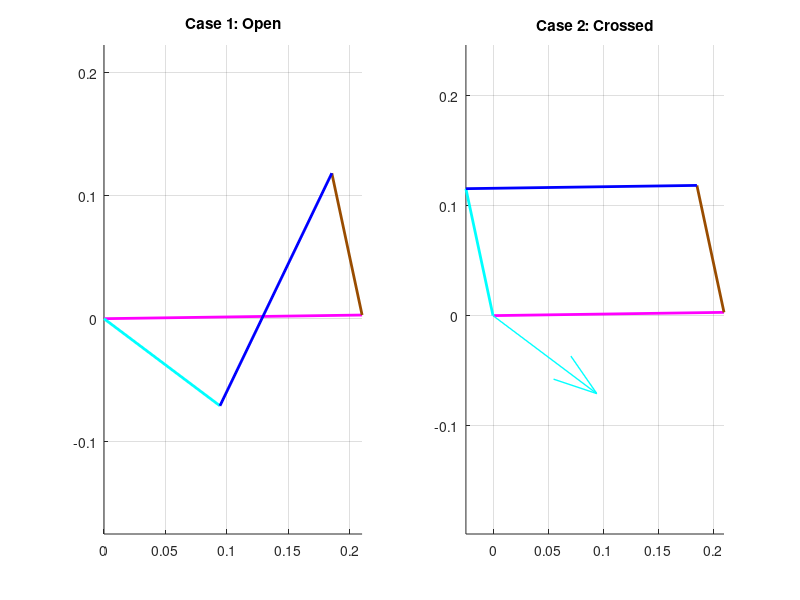

Write MATLAB code to recreate this figure.
clear all
close all
clc

% ==========================================
% 1. PARAMETERS & INPUT
% ==========================================
L1 = 0.210; % Ground (Pink) - d
L2 = 0.118; % Crank (Cyan) - a (Output in this calc)
L3 = 0.210; % Coupler (Blue) - b
L4 = 0.118; % Rocker (Brown) - c (Input in this calc)

% Assign names for calculation
d = L1;
a = L2; 
b = L3; 
c = L4; 

% Input Parameters
theta4_deg_global = 102.05; 
offset_deg = 0.81;

% Convert to radians
offset = deg2rad(offset_deg);
% Global Input Angle relative to Ground
theta4_local = deg2rad(theta4_deg_global) - offset; 

% ==========================================
% 2. POSITION ANALYSIS (Inverted Mechanism)
% ==========================================
% Concept: ย้ายจุดอ้างอิงไปที่ O4 (Link 4 เป็น Input)
% ต้องหมุนแกน Input ไป 180 องศา (pi) เพื่อให้ตรงกับ Frame การคำนวณมาตรฐาน
q_in_calc = theta4_local - pi; 

% Set parameters for calculation (Input=c, Output=a)
d_calc = d;
a_calc = c; % Link 4 acts as driver
b_calc = b;
c_calc = a; % Link 2 acts as follower

% Freudenstein K-Constants
K1 = d_calc/a_calc;
K2 = d_calc/c_calc;
K3 = (a_calc^2 - b_calc^2 + c_calc^2 + d_calc^2)/(2*a_calc*c_calc);
K4 = d_calc/b_calc;
K5 = (c_calc^2 - d_calc^2 - a_calc^2 - b_calc^2)/(2*a_calc*b_calc);

% Coefficients (A, B, C, D, E, F)
A = cos(q_in_calc) - K1 - K2*cos(q_in_calc) + K3;
B = -2*sin(q_in_calc);
C = K1 - (K2+1)*cos(q_in_calc) + K3;

D_val = cos(q_in_calc) - K1 + K4*cos(q_in_calc) + K5;
E_val = -2*sin(q_in_calc);
F_val = K1 + (K4-1)*cos(q_in_calc) + K5;

% --- SOLVE QUADRATIC (Follow Example Logic) ---
det_AC = sqrt(B^2 - 4*A*C);
det_DF = sqrt(E_val^2 - 4*D_val*F_val);

% --- CASE 1: OPEN (Matches Example's (-B - sqrt)) ---
% Output Angle (Link 2)
q_out_1_calc = 2*atan2((-B - det_AC), (2*A)); 
% Coupler Angle (Link 3)
q3_1_calc    = 2*atan2((-E_val - det_DF), (2*D_val));

% --- CASE 2: CROSSED (Matches Example's (-B + sqrt)) ---
% Output Angle (Link 2)
q_out_2_calc = 2*atan2((-B + det_AC), (2*A));
% Coupler Angle (Link 3)
q3_2_calc    = 2*atan2((-E_val + det_DF), (2*D_val));

% ==========================================
% 3. TRANSFORM BACK TO GLOBAL
% ==========================================
% หมุนค่ากลับ 180 องศา (+pi) เพื่อคืนสู่ Global Frame เดิม
Theta2_Open = q_out_1_calc + pi;
Theta3_Open = q3_1_calc + pi;

Theta2_Cross = q_out_2_calc + pi;
Theta3_Cross = q3_2_calc + pi;

Theta4_Final = theta4_local; % Input remains same

% ==========================================
% 4. DISPLAY RESULTS
% ==========================================
disp('======================================');
disp('       POSITION RESULTS (Degrees)');
disp('======================================');
disp(['Input Theta 4: ', num2str(theta4_deg_global)]);
disp(' ');
disp('--- CASE 1 (OPEN) ---');
disp(['  Link 2 (Cyan):  ', num2str(rad2deg(Theta2_Open) + offset_deg)]);
disp(['  Link 3 (Blue):  ', num2str(rad2deg(Theta3_Open) + offset_deg)]);
disp(' ');
disp('--- CASE 2 (CROSSED) ---');
disp(['  Link 2 (Cyan):  ', num2str(rad2deg(Theta2_Cross) + offset_deg)]);
disp(['  Link 3 (Blue):  ', num2str(rad2deg(Theta3_Cross) + offset_deg)]);

% ==========================================
% 5. PLOTTING VECTORS
% ==========================================
% Global Rotation due to Offset
Rot = exp(1i * offset);

% Ground Vector (Pink)
RO4O2 = d * exp(1i * 0) * Rot; 

% --- CASE 1: OPEN ---
% Link 2 (Cyan)
R_Cyan_1 = a * exp(1i * Theta2_Open) * Rot;
% Link 4 (Brown)
R_Brown_1 = c * exp(1i * Theta4_Final) * Rot;
% Link 3 (Blue) - Connecting Tip of 2 to Tip of 4
% Logic: R_Ground + R_Link4 = R_Link2 + R_Link3
% So: R_Link3 = (R_Ground + R_Link4) - R_Link2
Vec_B_1 = RO4O2 + R_Brown_1; % Tip of Link 4 (Point B)
Vec_A_1 = R_Cyan_1;          % Tip of Link 2 (Point A) Note: Link 2 starts at (0,0)
R_Blue_1 = Vec_B_1 - Vec_A_1;

% --- CASE 2: CROSSED ---
R_Cyan_2 = a * exp(1i * Theta2_Cross) * Rot;
R_Brown_2 = c * exp(1i * Theta4_Final) * Rot;

Vec_B_2 = RO4O2 + R_Brown_2;
Vec_A_2 = R_Cyan_2;
R_Blue_2 = Vec_B_2 - Vec_A_2;

% --- PLOT SETUP ---
figure(1); clf;

% Subplot 1: Open
subplot(1,2,1); hold on; grid on; axis equal;
title('Case 1: Open');
% Plot Ground
plot([0 real(RO4O2)], [0 imag(RO4O2)], 'm-', 'LineWidth', 2); 
% Plot Link 2 (Cyan)
plot([0 real(R_Cyan_1)], [0 imag(R_Cyan_1)], 'c-', 'LineWidth', 2);
% Plot Link 4 (Brown) - Starts from end of Ground
plot([real(RO4O2) real(RO4O2)+real(R_Brown_1)], ...
     [imag(RO4O2) imag(RO4O2)+imag(R_Brown_1)], 'Color', [0.6 0.3 0], 'LineWidth', 2);
% Plot Link 3 (Blue) - Connects Cyan to Brown
plot([real(R_Cyan_1) real(R_Cyan_1)+real(R_Blue_1)], ...
     [imag(R_Cyan_1) imag(R_Cyan_1)+imag(R_Blue_1)], 'b-', 'LineWidth', 2);

% Subplot 2: Crossed
subplot(1,2,2); hold on; grid on; axis equal;
title('Case 2: Crossed');
% Plot Ground
plot([0 real(RO4O2)], [0 imag(RO4O2)], 'm-', 'LineWidth', 2);
% Plot Link 2 (Cyan)
plot([0 real(R_Cyan_2)], [0 imag(R_Cyan_2)], 'c-', 'LineWidth', 2);
% Plot Link 4 (Brown)
plot([real(RO4O2) real(RO4O2)+real(R_Brown_2)], ...
     [imag(RO4O2) imag(RO4O2)+imag(R_Brown_2)], 'Color', [0.6 0.3 0], 'LineWidth', 2);
% Plot Link 3 (Blue)
plot([real(R_Cyan_2) real(R_Cyan_2)+real(R_Blue_2)], ...
     [imag(R_Cyan_2) imag(R_Cyan_2)+imag(R_Blue_2)], 'b-', 'LineWidth', 2);

% Use Quiver as requested for vectors (Optional overlay)
quiver(0,0, real(R_Cyan_1), imag(R_Cyan_1), 0, 'c', 'LineWidth', 1);
